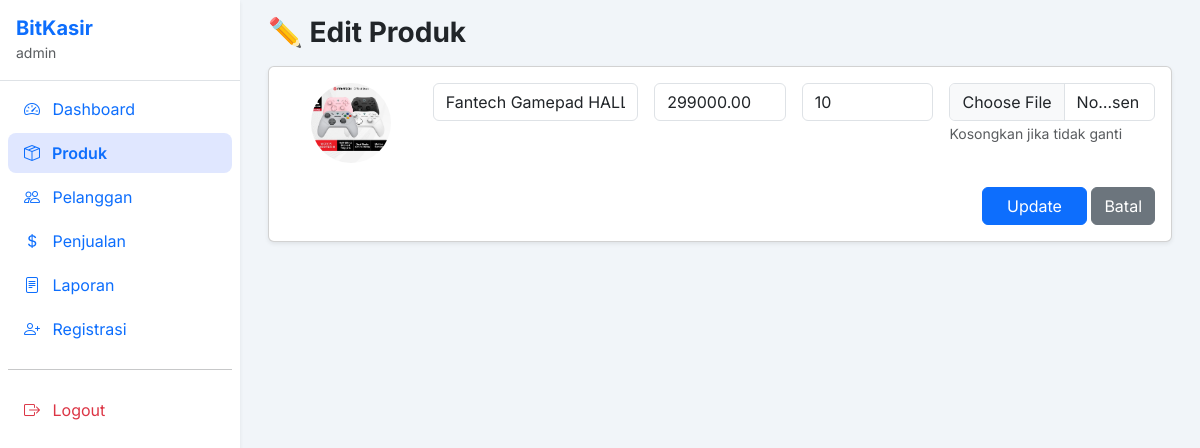
Before: /dashboard.php?modul=produk&aksi=edit&id=5 (signed in) with the older database file.
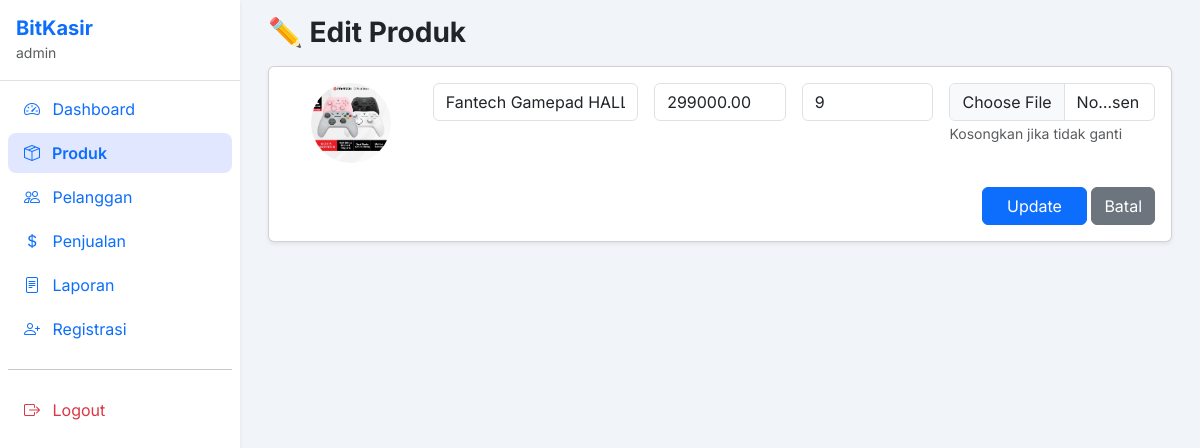
After: the same page with the newer database file.
### tables this page shows
CREATE TABLE `produk` (
  `ProdukID` int(11) NOT NULL,
  `NamaProduk` varchar(255) NOT NULL,
  `Harga` decimal(12,2) NOT NULL DEFAULT 0.00,
  `Stok` int(11) NOT NULL DEFAULT 0,
  `Foto` varchar(225) NOT NULL
);

### modules/produk/edit.php (the view, shortened to what this page needs)
<?php
$id = (int)($_GET['id'] ?? 0);
$q = mysqli_query($koneksi, "SELECT * FROM produk WHERE ProdukID=$id");
$data = mysqli_fetch_assoc($q);
?>
<h3 class="fw-bold mb-3">✏️ Edit Produk</h3>
<div class="card shadow-sm">
  <div class="card-body">
    <form method="post"
          action="actions/produk_process.php"
          enctype="multipart/form-data"
          class="row g-3">
      <div class="col-md-2 text-center">
        <?php if ($data['Foto']): ?>
          <img src="/kasir-app/uploads/produk/<?= $data['Foto'] ?>"
               class="rounded-circle mb-2" width="80" height="80">
        <?php endif; ?>
      </div>
      <div class="col-md-3">
        <input name="nama" class="form-control"
               value="<?= htmlspecialchars($data['NamaProduk']) ?>" required>
      </div>
      <div class="col-md-2">
        <input name="harga" type="number" step="0.01"
               class="form-control" value="<?= $data['Harga'] ?>" required>
      </div>
      <div class="col-md-2">
        <input name="stok" type="number"
               class="form-control" value="<?= $data['Stok'] ?>" required>
      </div>
      <div class="col-md-3">
        <input type="file" name="foto" class="form-control">
        <small class="text-muted">Kosongkan jika tidak ganti</small>
      </div>
      <div class="col-md-12 text-end">
        <button class="btn btn-primary px-4">Update</button>
        <a href="dashboard.php?modul=produk&aksi=tampil"
           class="btn btn-secondary">Batal</a>
      </div>
    </form>
  </div>
</div>

Changed rows visible on the page:
changed produk "Fantech Gamepad HALL EFFECT": stok "10" → "9"
